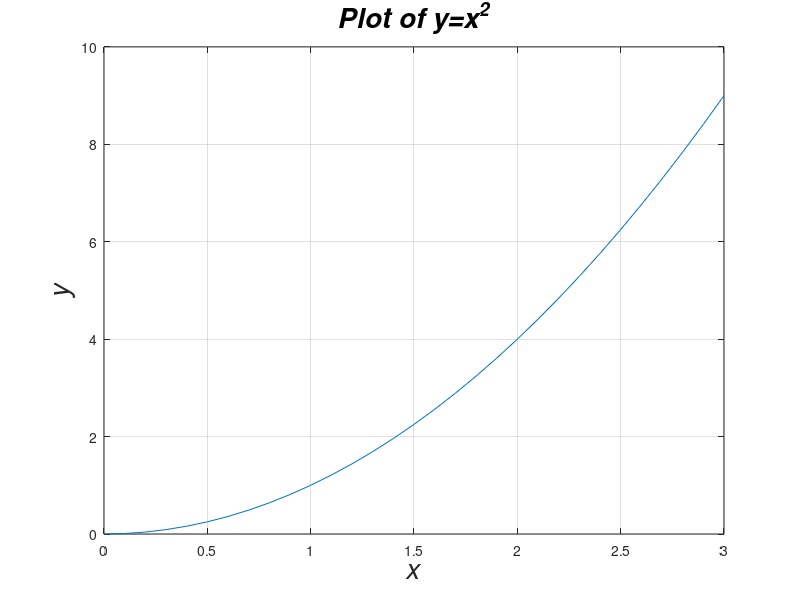

MATLAB code for this plot:
x=0:0.1:3;
y=x.^2;
plot(x,y)
grid
title('Plot of y=x^2', 'Fontsize',20,'Fontangle','italic')
xlabel('x','Fontsize',20,'Fontangle','italic')
ylabel('y','Fontsize',20,'Fontangle','italic')
